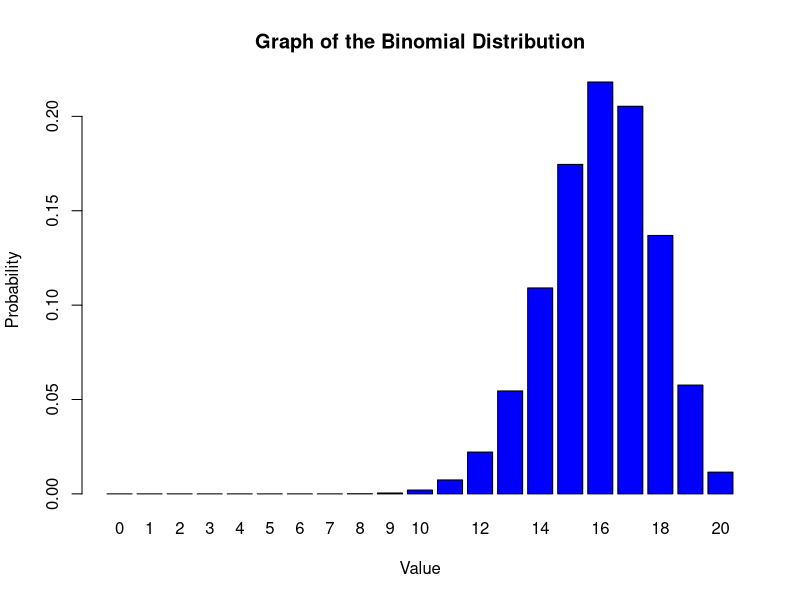
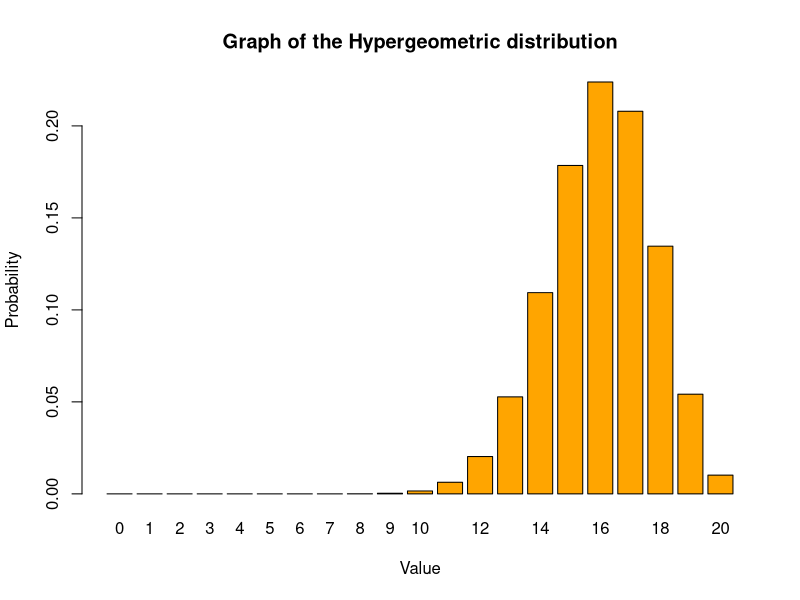
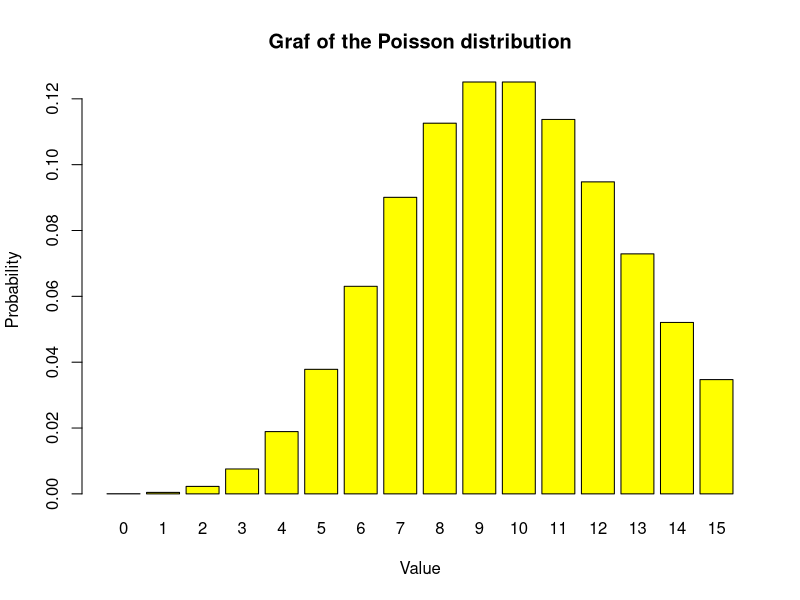

R code for these plots, in order:
#' ---
#' title: "Assignment 1"
#' output:
#'    html_document:   
#'      toc: true  
#'      toc_depth: 5 
#'      theme: united
#'      dev: 'svg'
#'      number_sections: false
#' ---
#'
#' # Example 1
#' 
#' The manufacturer guarantees that the germination rate of the seeds of the special pea variety is 80%.
#' The gardener bought 20 pea seeds. Calculate these probabilities
#' 
#' a. all seeds will germinate
#' 
#' b. no more than 6 seeds will germinate
#' 
#' c. germinate at least 6-1 seeds
#'
#' d. calculate the mean and variance
#'
#' e. construct a probability distribution graph
#' 
#' **Solution a.** 
dbinom(20, 20, 0.8)
#' **Solution b.** 
pbinom(6, 20, 0.8)
#' **Solution c.** 
pbinom(4, 20, 0.8, lower.tail = F)
#' **Solution d.** 
20*0.8 #median
20*0.8*0.2 #dispersion
#' **Solution e.** 
xB <- c(0:20)
probB <- dbinom(xB, 20, 0.8)
tabB  <- data.frame(hodnota=xB, prob=probB)
barplot(tabB$prob,main="Graph of the Binomial Distribution",xlab="Value",ylab="Probability", names.arg = xB, col="blue")
#'
#' 
#' # Example 2
#' 
#' Solve the previous example using the hypergeometric distribution if we know
#' that the gardener was picking from 400 pea seeds. Compare the probability distribution graphs.
#' 
#' a. All seeds will germinate
#'
#' b. No more than 6 seeds will germinate
#'
#' c. Germinate at least 6-1 seeds
#'
#' d. Calculate the mean and variance
#'
#' e. Construct a probability distribution graph
#' 
#' **Solution a.** 
dhyper(20, 320, 80, 20)
#' **Solution b.** 
phyper(6, 320, 80, 20)
#' **Solution c.** 
phyper(4, 320, 80, 20, lower.tail = F)
#' **Solution d.** 
20*320/400 #median
20*320/400*(1-320/400)*(400-20)/(400-1) #dispersion
#' **Solution e.** 
xH <- c(0:20)
probH <- dhyper(xH, 320, 80, 20)
tabH <- data.frame(hodnota=xH, prob=probH)
barplot(tabH$prob,main="Graph of the Hypergeometric distribution",xlab="Value",ylab="Probability",names.arg = xH, col="orange")

# Both distribution graphs from example 1 and example 2 are very similar in the acquired values.
#'
#' # Example 3
#' 
#' The website of the online store is visited during the monitored period within one
#' hours on average 30 interested parties. Consider a time interval of 20 minutes. What is the probability that
#' 
#' a. 15 interested parties visit the page
#' b. the page will be visited by at least 6 interested parties
#' c. what is the most likely number of visits in 10 minutes?
#' d. construct a probability distribution graph for the first 15 values of the random variable (we consider a time interval of 20 minutes).
#' e. generate 5 random distribution numbers (for an interval of 20 minutes).
#' 
#' **Solution a.** 
dpois(15, (30/60)*20)
#' **Solution b.** 
ppois(5, (30/60)*20, lower.tail = F)
#' **Solution c.** 
prob <- dpois(c(0:15),(30/60)*10)
prob_val <- which(prob %in% max(prob))
prob_val-1
#' **Solution d.** 
xP <- c(0:15)
probP <- dpois(xP, (30/60)*20)
tabP <- data.frame(hodnota=xP, prob=probP)
barplot(tabP$prob,main="Graf of the Poisson distribution",xlab="Value",ylab="Probability",names.arg = xP, col="yellow")
#' **Solution e.** 
rpois(5, (30/60)*20)
#' 
#' # Example 4
#' 
#' The duration of the exam follows a normal distribution with a mean value of 240 minutes and an authoritative
#' deviation of 10 minutes. Calculate these tasks
#' 
#' a. what % of students complete the test within 220 minutes?
#' b. what % of students finish the test in the time interval of 210-230 minutes?
#' c. what % of students will need at least 235 minutes to complete the test?
#' d. determine the optimal time for finishing the exam so that at least 75% of the students can submit the assignment at that time.
#' 
#' **Solution a.** 
pnorm(220, mean = 240, sd = 10) * 100
#' **Solution b.** 
(pnorm(230, mean = 240, sd = 10)-pnorm(210, mean = 240, sd = 10)) * 100
#' **Solution c.** 
pnorm(234, mean=240, sd=10, lower.tail = F) * 100
#' **Solution d.** 
qnorm(0.75, mean=240, sd=10)
#' 
#' # Example 5
#' 
#' The lifetime of a PC component has an exponential probability distribution with a mean of 2000 days.
#' Calculate these probabilities
#' 
#' a. the component will be functional for at least 6\*100 days
#' b. that the component will fail within its average lifetime
#' c. determine the maximum warranty period that its manufacturer is willing to provide if it allows only 5% of complaints.
#' 
#' **Solution a.** 
pexp(599, rate=1/2000, lower.tail = F)
#' **Solution b.** 
pexp(2000, rate=1/2000)
#' **Solution c.** 
qexp(0.05, rate=1/2000)